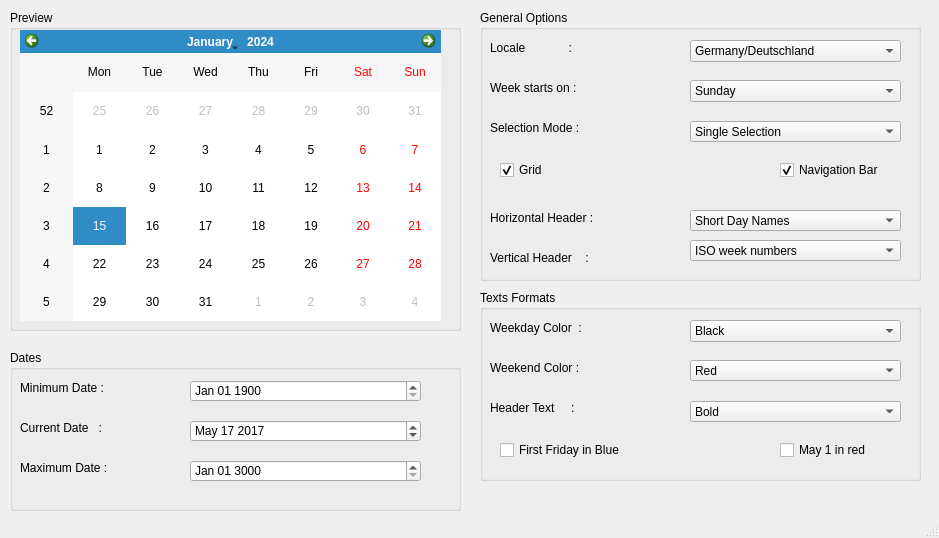
<?xml version="1.0" encoding="UTF-8"?>
<ui version="4.0">
 <class>MainWindow</class>
 <widget class="QMainWindow" name="MainWindow">
  <property name="geometry">
   <rect>
    <x>0</x>
    <y>0</y>
    <width>939</width>
    <height>538</height>
   </rect>
  </property>
  <property name="windowTitle">
   <string>Calendar WIdget</string>
  </property>
  <widget class="QWidget" name="centralwidget">
   <widget class="QGroupBox" name="groupBox">
    <property name="geometry">
     <rect>
      <x>10</x>
      <y>10</y>
      <width>451</width>
      <height>321</height>
     </rect>
    </property>
    <property name="title">
     <string>Preview</string>
    </property>
    <widget class="QCalendarWidget" name="calendarWidget">
     <property name="geometry">
      <rect>
       <x>10</x>
       <y>20</y>
       <width>421</width>
       <height>291</height>
      </rect>
     </property>
    </widget>
   </widget>
   <widget class="QGroupBox" name="groupBox_2">
    <property name="geometry">
     <rect>
      <x>10</x>
      <y>350</y>
      <width>451</width>
      <height>161</height>
     </rect>
    </property>
    <property name="title">
     <string>Dates</string>
    </property>
    <widget class="QDateEdit" name="dateEdit">
     <property name="geometry">
      <rect>
       <x>180</x>
       <y>30</y>
       <width>231</width>
       <height>22</height>
      </rect>
     </property>
     <property name="currentSection">
      <enum>QDateTimeEdit::MonthSection</enum>
     </property>
     <property name="displayFormat">
      <string>MMM dd yyyy</string>
     </property>
     <property name="calendarPopup">
      <bool>false</bool>
     </property>
     <property name="date">
      <date>
       <year>1900</year>
       <month>1</month>
       <day>1</day>
      </date>
     </property>
    </widget>
    <widget class="QDateEdit" name="dateEdit_2">
     <property name="geometry">
      <rect>
       <x>180</x>
       <y>70</y>
       <width>231</width>
       <height>22</height>
      </rect>
     </property>
     <property name="minimumTime">
      <time>
       <hour>0</hour>
       <minute>0</minute>
       <second>0</second>
      </time>
     </property>
     <property name="displayFormat">
      <string>MMM dd yyyy</string>
     </property>
     <property name="date">
      <date>
       <year>2017</year>
       <month>5</month>
       <day>17</day>
      </date>
     </property>
    </widget>
    <widget class="QDateEdit" name="dateEdit_3">
     <property name="geometry">
      <rect>
       <x>180</x>
       <y>110</y>
       <width>231</width>
       <height>22</height>
      </rect>
     </property>
     <property name="displayFormat">
      <string>MMM dd yyyy</string>
     </property>
     <property name="date">
      <date>
       <year>3000</year>
       <month>1</month>
       <day>1</day>
      </date>
     </property>
    </widget>
    <widget class="QLabel" name="label">
     <property name="geometry">
      <rect>
       <x>10</x>
       <y>30</y>
       <width>91</width>
       <height>16</height>
      </rect>
     </property>
     <property name="text">
      <string>Minimum Date :</string>
     </property>
    </widget>
    <widget class="QLabel" name="label_2">
     <property name="geometry">
      <rect>
       <x>10</x>
       <y>70</y>
       <width>91</width>
       <height>16</height>
      </rect>
     </property>
     <property name="text">
      <string>Current Date   :</string>
     </property>
    </widget>
    <widget class="QLabel" name="label_3">
     <property name="geometry">
      <rect>
       <x>10</x>
       <y>110</y>
       <width>101</width>
       <height>16</height>
      </rect>
     </property>
     <property name="text">
      <string>Maximum Date :</string>
     </property>
    </widget>
   </widget>
   <widget class="QGroupBox" name="groupBox_3">
    <property name="geometry">
     <rect>
      <x>480</x>
      <y>10</y>
      <width>441</width>
      <height>271</height>
     </rect>
    </property>
    <property name="title">
     <string>General Options</string>
    </property>
    <widget class="QLabel" name="label_4">
     <property name="geometry">
      <rect>
       <x>10</x>
       <y>30</y>
       <width>111</width>
       <height>16</height>
      </rect>
     </property>
     <property name="text">
      <string>Locale             :</string>
     </property>
    </widget>
    <widget class="QLabel" name="label_5">
     <property name="geometry">
      <rect>
       <x>10</x>
       <y>70</y>
       <width>101</width>
       <height>16</height>
      </rect>
     </property>
     <property name="text">
      <string>Week starts on :</string>
     </property>
    </widget>
    <widget class="QLabel" name="label_6">
     <property name="geometry">
      <rect>
       <x>10</x>
       <y>110</y>
       <width>101</width>
       <height>16</height>
      </rect>
     </property>
     <property name="text">
      <string>Selection Mode :</string>
     </property>
    </widget>
    <widget class="QComboBox" name="comboBox">
     <property name="geometry">
      <rect>
       <x>210</x>
       <y>30</y>
       <width>211</width>
       <height>22</height>
      </rect>
     </property>
     <item>
      <property name="text">
       <string>Germany/Deutschland</string>
      </property>
     </item>
     <item>
      <property name="text">
       <string>France/Frantreich</string>
      </property>
     </item>
     <item>
      <property name="text">
       <string>Austria/Österreich</string>
      </property>
     </item>
    </widget>
    <widget class="QComboBox" name="comboBox_2">
     <property name="geometry">
      <rect>
       <x>210</x>
       <y>70</y>
       <width>211</width>
       <height>22</height>
      </rect>
     </property>
     <item>
      <property name="text">
       <string>Sunday</string>
      </property>
     </item>
     <item>
      <property name="text">
       <string>Monday</string>
      </property>
     </item>
     <item>
      <property name="text">
       <string>Tuesday</string>
      </property>
     </item>
    </widget>
    <widget class="QComboBox" name="comboBox_3">
     <property name="geometry">
      <rect>
       <x>210</x>
       <y>111</y>
       <width>211</width>
       <height>21</height>
      </rect>
     </property>
     <item>
      <property name="text">
       <string>Single Selection</string>
      </property>
     </item>
     <item>
      <property name="text">
       <string>Double Selection</string>
      </property>
     </item>
    </widget>
    <widget class="QCheckBox" name="checkBox">
     <property name="geometry">
      <rect>
       <x>20</x>
       <y>150</y>
       <width>81</width>
       <height>20</height>
      </rect>
     </property>
     <property name="text">
      <string>Grid</string>
     </property>
     <property name="checked">
      <bool>true</bool>
     </property>
    </widget>
    <widget class="QCheckBox" name="checkBox_2">
     <property name="geometry">
      <rect>
       <x>300</x>
       <y>150</y>
       <width>111</width>
       <height>20</height>
      </rect>
     </property>
     <property name="text">
      <string>Navigation Bar</string>
     </property>
     <property name="checked">
      <bool>true</bool>
     </property>
    </widget>
    <widget class="QLabel" name="label_7">
     <property name="geometry">
      <rect>
       <x>10</x>
       <y>200</y>
       <width>121</width>
       <height>16</height>
      </rect>
     </property>
     <property name="text">
      <string>Horizontal Header :</string>
     </property>
    </widget>
    <widget class="QLabel" name="label_8">
     <property name="geometry">
      <rect>
       <x>10</x>
       <y>240</y>
       <width>121</width>
       <height>16</height>
      </rect>
     </property>
     <property name="text">
      <string>Vertical Header    :</string>
     </property>
    </widget>
    <widget class="QComboBox" name="comboBox_4">
     <property name="geometry">
      <rect>
       <x>210</x>
       <y>200</y>
       <width>211</width>
       <height>21</height>
      </rect>
     </property>
     <item>
      <property name="text">
       <string>Short Day Names</string>
      </property>
     </item>
    </widget>
    <widget class="QComboBox" name="comboBox_5">
     <property name="geometry">
      <rect>
       <x>210</x>
       <y>230</y>
       <width>211</width>
       <height>21</height>
      </rect>
     </property>
     <item>
      <property name="text">
       <string>ISO week numbers</string>
      </property>
     </item>
    </widget>
   </widget>
   <widget class="QGroupBox" name="groupBox_4">
    <property name="geometry">
     <rect>
      <x>480</x>
      <y>290</y>
      <width>441</width>
      <height>191</height>
     </rect>
    </property>
    <property name="title">
     <string>Texts Formats</string>
    </property>
    <widget class="QLabel" name="label_9">
     <property name="geometry">
      <rect>
       <x>10</x>
       <y>30</y>
       <width>111</width>
       <height>16</height>
      </rect>
     </property>
     <property name="text">
      <string>Weekday Color  :</string>
     </property>
    </widget>
    <widget class="QLabel" name="label_10">
     <property name="geometry">
      <rect>
       <x>10</x>
       <y>70</y>
       <width>131</width>
       <height>16</height>
      </rect>
     </property>
     <property name="text">
      <string>Weekend Color :</string>
     </property>
    </widget>
    <widget class="QLabel" name="label_11">
     <property name="geometry">
      <rect>
       <x>10</x>
       <y>110</y>
       <width>111</width>
       <height>16</height>
      </rect>
     </property>
     <property name="text">
      <string>Header Text     :</string>
     </property>
    </widget>
    <widget class="QComboBox" name="comboBox_6">
     <property name="geometry">
      <rect>
       <x>210</x>
       <y>30</y>
       <width>211</width>
       <height>22</height>
      </rect>
     </property>
     <item>
      <property name="text">
       <string>Black</string>
      </property>
     </item>
     <item>
      <property name="text">
       <string>Red</string>
      </property>
     </item>
     <item>
      <property name="text">
       <string>Blue</string>
      </property>
     </item>
     <item>
      <property name="text">
       <string>Yello</string>
      </property>
     </item>
     <item>
      <property name="text">
       <string>White</string>
      </property>
     </item>
     <item>
      <property name="text">
       <string>Green</string>
      </property>
     </item>
    </widget>
    <widget class="QComboBox" name="comboBox_8">
     <property name="geometry">
      <rect>
       <x>210</x>
       <y>111</y>
       <width>211</width>
       <height>21</height>
      </rect>
     </property>
     <item>
      <property name="text">
       <string>Bold</string>
      </property>
     </item>
     <item>
      <property name="text">
       <string>Italic</string>
      </property>
     </item>
     <item>
      <property name="text">
       <string>Bold Italic</string>
      </property>
     </item>
    </widget>
    <widget class="QCheckBox" name="checkBox_3">
     <property name="geometry">
      <rect>
       <x>20</x>
       <y>150</y>
       <width>141</width>
       <height>20</height>
      </rect>
     </property>
     <property name="text">
      <string>First Friday in Blue</string>
     </property>
    </widget>
    <widget class="QCheckBox" name="checkBox_4">
     <property name="geometry">
      <rect>
       <x>300</x>
       <y>150</y>
       <width>111</width>
       <height>20</height>
      </rect>
     </property>
     <property name="text">
      <string>May 1 in red</string>
     </property>
    </widget>
    <widget class="QComboBox" name="comboBox_7">
     <property name="geometry">
      <rect>
       <x>210</x>
       <y>70</y>
       <width>211</width>
       <height>21</height>
      </rect>
     </property>
     <item>
      <property name="text">
       <string>Red</string>
      </property>
     </item>
     <item>
      <property name="text">
       <string>Black</string>
      </property>
     </item>
     <item>
      <property name="text">
       <string>Blue</string>
      </property>
     </item>
     <item>
      <property name="text">
       <string>Yello</string>
      </property>
     </item>
     <item>
      <property name="text">
       <string>White</string>
      </property>
     </item>
     <item>
      <property name="text">
       <string>Green</string>
      </property>
     </item>
    </widget>
   </widget>
  </widget>
  <widget class="QStatusBar" name="statusbar"/>
 </widget>
 <resources/>
 <connections/>
</ui>
